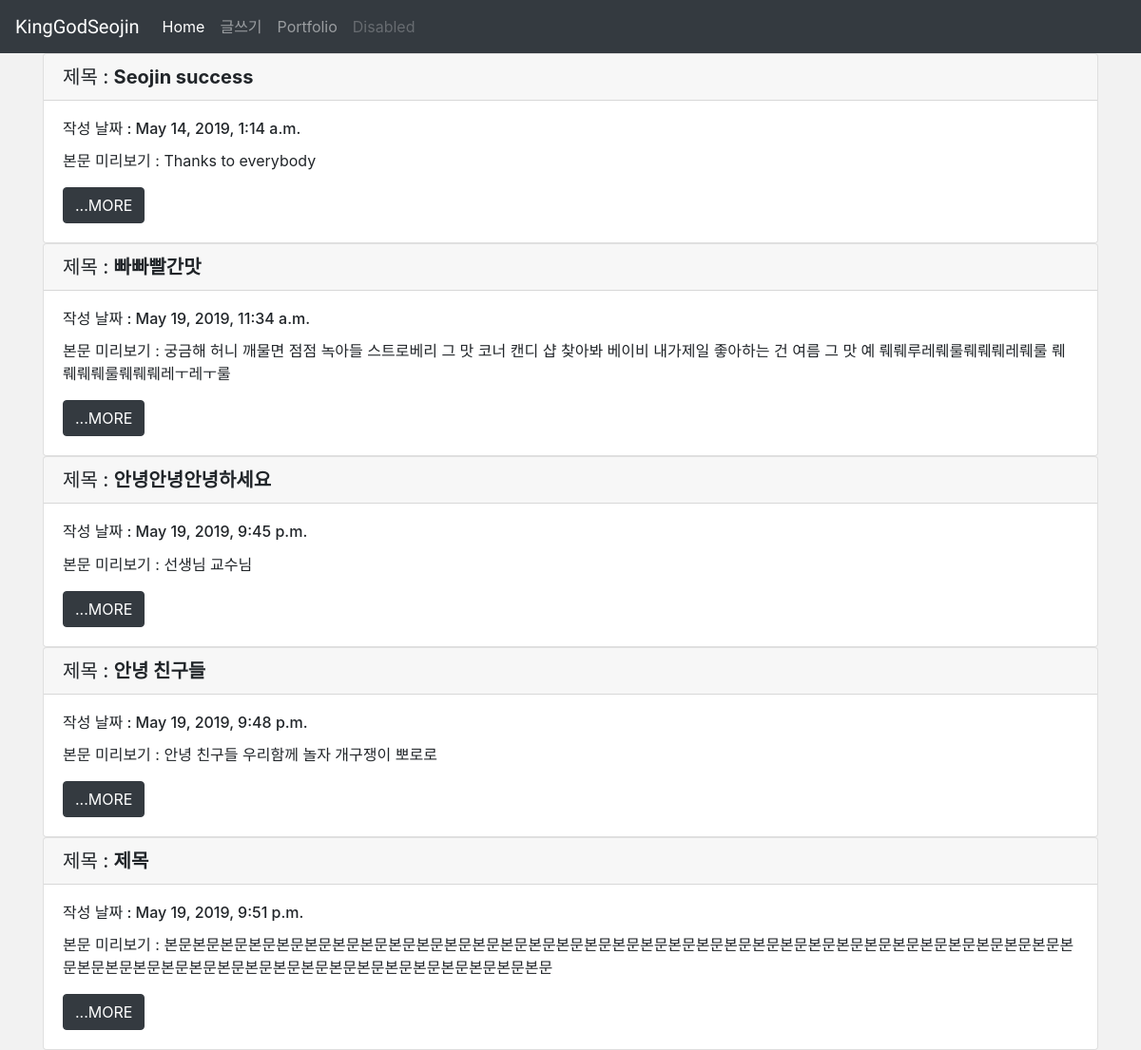
The page / on the database its author committed.
### blog/models.py (models this page shows, shortened)
class Blog(models.Model):
    title=models.CharField(max_length=200)
    pub_date=models.DateTimeField('date published')
    body=models.TextField()
    def summary(self):
        return self.body[:100]

### blog/views.py (the view)
# urls.py: path('', blog.views.home, name='home'),
def home(request):
    blogs = Blog.objects
    return render(request, 'home.html', {'blogs':blogs})

### blog/templates/home.html (shortened to what this page needs)
<head>
    <link rel="stylesheet" href="https://stackpath.bootstrapcdn.com/bootstrap/4.3.1/css/bootstrap.min.css">
</head>
<body style="background-color:#F2F2F2">
    <nav class="navbar navbar-expand-lg navbar-dark bg-dark">
    <a class="navbar-brand" href="{% url 'home'%}" style="font-family: 'Oxygen', sans-serif;">KingGodSeojin</a>
    <div class="collapse navbar-collapse" id="navbarNav">
        <ul class="navbar-nav">
        <li class="nav-item active">
            <a class="nav-link" href="{% url 'home'%}">Home <span class="sr-only">(current)</span></a>
        </li>
        <li class="nav-item">
            <a class="nav-link" href="{% url 'new' %}">글쓰기</a>
        </li>
        <li class="nav-item">
            <a class="nav-link" href="{% url 'portfolio'%}">Portfolio</a>
        </li>
        <li class="nav-item">
            <a class="nav-link disabled" href="#" tabindex="-1" aria-disabled="true">Disabled</a>
        </li>
        </ul>
    </div>
    </nav>
{% for blog in blogs.all%}
<div class="container">
<div class="card">
  <h5 class="card-header">제목 : <strong>{{blog.title}}</strong> </h5>
  <div class="card-body">
    <h6 class="card-title">작성 날짜 : {{blog.pub_date}} </h6>
    <p class="card-text">본문 미리보기 : {{blog.summary}}</p>
    <a href="{% url 'detail' blog.id %}" class="btn btn-dark">...MORE</a>
  </div>
</div>
</div>
{% endfor %}
</body>

### rows shown on the page
Blog: title "Seojin success", pub_date "May 14, 2019, 1:14 a.m.", summary "Thanks to everybody"
Blog: title "빠빠빨간맛", pub_date "May 19, 2019, 11:34 a.m.", summary "궁금해 허니 깨물면 점점 녹아들 스트로베리 그 맛 코너 캔디 샵 찾아봐 베이비 내가제일 좋아하는 건 여름 그 맛 예 뤠뤠루레뤠룰뤠뤠뤠레뤠룰 뤠뤠뤠뤠룰뤠뤠뤠레ㅜ레ㅜ룰"
Blog: title "안녕안녕안녕하세요", pub_date "May 19, 2019, 9:45 p.m.", summary "선생님 교수님"
Blog: title "안녕 친구들", pub_date "May 19, 2019, 9:48 p.m.", summary "안녕 친구들 우리함께 놀자 개구쟁이 뽀로로"
Blog: title "제목", pub_date "May 19, 2019, 9:51 p.m.", summary "본문본문본문본문본문본문본문본문본문본문본문본문본문본문본문본문본문본문본문본문본문본문본문본문본문본문본문본문본문본문본문본문본문본문본문본문본문본문본문본문본문본문본문본문본문본문본문본문본문본문"
